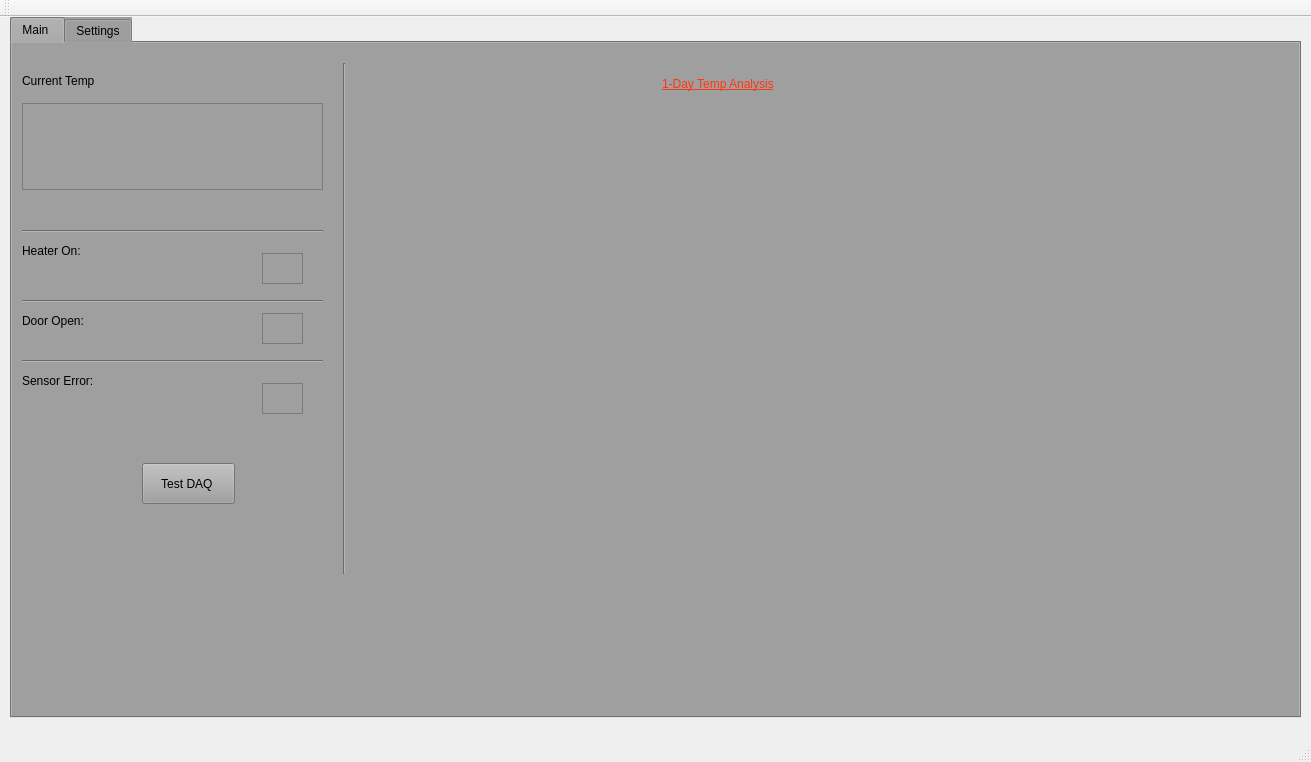
<?xml version="1.0" encoding="UTF-8"?>
<ui version="4.0">
 <class>MainWindow</class>
 <widget class="QMainWindow" name="MainWindow">
  <property name="geometry">
   <rect>
    <x>0</x>
    <y>0</y>
    <width>1311</width>
    <height>762</height>
   </rect>
  </property>
  <property name="windowTitle">
   <string>MainWindow</string>
  </property>
  <widget class="QWidget" name="centralWidget">
   <widget class="QTabWidget" name="tabWidget">
    <property name="geometry">
     <rect>
      <x>10</x>
      <y>0</y>
      <width>1291</width>
      <height>701</height>
     </rect>
    </property>
    <property name="styleSheet">
     <string notr="true">background-color: rgb(159, 159, 159);</string>
    </property>
    <property name="currentIndex">
     <number>0</number>
    </property>
    <widget class="QWidget" name="tab">
     <attribute name="title">
      <string>Main </string>
     </attribute>
     <widget class="QCustomPlot" name="qplot" native="true">
      <property name="geometry">
       <rect>
        <x>370</x>
        <y>70</y>
        <width>871</width>
        <height>481</height>
       </rect>
      </property>
     </widget>
     <widget class="QLabel" name="label">
      <property name="geometry">
       <rect>
        <x>10</x>
        <y>30</y>
        <width>91</width>
        <height>16</height>
       </rect>
      </property>
      <property name="text">
       <string>Current Temp</string>
      </property>
     </widget>
     <widget class="QPlainTextEdit" name="CurrentTemp">
      <property name="geometry">
       <rect>
        <x>10</x>
        <y>60</y>
        <width>301</width>
        <height>87</height>
       </rect>
      </property>
     </widget>
     <widget class="Line" name="line">
      <property name="geometry">
       <rect>
        <x>10</x>
        <y>180</y>
        <width>301</width>
        <height>16</height>
       </rect>
      </property>
      <property name="orientation">
       <enum>Qt::Horizontal</enum>
      </property>
     </widget>
     <widget class="QLabel" name="label_2">
      <property name="geometry">
       <rect>
        <x>10</x>
        <y>200</y>
        <width>91</width>
        <height>16</height>
       </rect>
      </property>
      <property name="text">
       <string>Heater On:</string>
      </property>
     </widget>
     <widget class="QLabel" name="label_3">
      <property name="geometry">
       <rect>
        <x>10</x>
        <y>270</y>
        <width>91</width>
        <height>16</height>
       </rect>
      </property>
      <property name="text">
       <string>Door Open:</string>
      </property>
     </widget>
     <widget class="QLabel" name="label_4">
      <property name="geometry">
       <rect>
        <x>10</x>
        <y>330</y>
        <width>91</width>
        <height>16</height>
       </rect>
      </property>
      <property name="text">
       <string>Sensor Error:</string>
      </property>
     </widget>
     <widget class="QTextEdit" name="H_ON">
      <property name="geometry">
       <rect>
        <x>250</x>
        <y>210</y>
        <width>41</width>
        <height>31</height>
       </rect>
      </property>
     </widget>
     <widget class="QTextEdit" name="D_OPEN">
      <property name="geometry">
       <rect>
        <x>250</x>
        <y>270</y>
        <width>41</width>
        <height>31</height>
       </rect>
      </property>
     </widget>
     <widget class="QTextEdit" name="textEdit_3">
      <property name="geometry">
       <rect>
        <x>250</x>
        <y>340</y>
        <width>41</width>
        <height>31</height>
       </rect>
      </property>
     </widget>
     <widget class="Line" name="line_2">
      <property name="geometry">
       <rect>
        <x>10</x>
        <y>250</y>
        <width>301</width>
        <height>16</height>
       </rect>
      </property>
      <property name="orientation">
       <enum>Qt::Horizontal</enum>
      </property>
     </widget>
     <widget class="Line" name="line_3">
      <property name="geometry">
       <rect>
        <x>10</x>
        <y>310</y>
        <width>301</width>
        <height>16</height>
       </rect>
      </property>
      <property name="orientation">
       <enum>Qt::Horizontal</enum>
      </property>
     </widget>
     <widget class="Line" name="line_4">
      <property name="geometry">
       <rect>
        <x>322</x>
        <y>20</y>
        <width>21</width>
        <height>511</height>
       </rect>
      </property>
      <property name="orientation">
       <enum>Qt::Vertical</enum>
      </property>
     </widget>
     <widget class="QLabel" name="label_10">
      <property name="geometry">
       <rect>
        <x>650</x>
        <y>10</y>
        <width>291</width>
        <height>61</height>
       </rect>
      </property>
      <property name="styleSheet">
       <string notr="true">font: 18pt &quot;MS Shell Dlg 2&quot;;
color: rgb(255, 54, 14);
text-decoration: underline;
</string>
      </property>
      <property name="text">
       <string>1-Day Temp Analysis</string>
      </property>
     </widget>
     <widget class="QPushButton" name="pushButton">
      <property name="geometry">
       <rect>
        <x>130</x>
        <y>420</y>
        <width>93</width>
        <height>41</height>
       </rect>
      </property>
      <property name="text">
       <string>Test DAQ </string>
      </property>
     </widget>
    </widget>
    <widget class="QWidget" name="tab_2">
     <attribute name="title">
      <string>Settings</string>
     </attribute>
     <widget class="QPlainTextEdit" name="Directory_txt">
      <property name="enabled">
       <bool>true</bool>
      </property>
      <property name="geometry">
       <rect>
        <x>180</x>
        <y>90</y>
        <width>221</width>
        <height>31</height>
       </rect>
      </property>
      <property name="acceptDrops">
       <bool>false</bool>
      </property>
      <property name="styleSheet">
       <string notr="true">color: rgb(255, 255, 255);
alternate-background-color: rgb(255, 255, 255);</string>
      </property>
     </widget>
     <widget class="QLabel" name="label_5">
      <property name="geometry">
       <rect>
        <x>20</x>
        <y>80</y>
        <width>111</width>
        <height>51</height>
       </rect>
      </property>
      <property name="styleSheet">
       <string notr="true">font: 14pt &quot;MS Shell Dlg 2&quot;;</string>
      </property>
      <property name="text">
       <string>Directory :</string>
      </property>
     </widget>
     <widget class="QPlainTextEdit" name="Report_name">
      <property name="enabled">
       <bool>true</bool>
      </property>
      <property name="geometry">
       <rect>
        <x>180</x>
        <y>140</y>
        <width>221</width>
        <height>31</height>
       </rect>
      </property>
      <property name="acceptDrops">
       <bool>false</bool>
      </property>
      <property name="styleSheet">
       <string notr="true">color: rgb(255, 255, 255);
alternate-background-color: rgb(255, 255, 255);</string>
      </property>
     </widget>
     <widget class="QLabel" name="label_6">
      <property name="geometry">
       <rect>
        <x>20</x>
        <y>130</y>
        <width>131</width>
        <height>51</height>
       </rect>
      </property>
      <property name="styleSheet">
       <string notr="true">font: 14pt &quot;MS Shell Dlg 2&quot;;</string>
      </property>
      <property name="text">
       <string>Current File:</string>
      </property>
     </widget>
     <widget class="Line" name="line_5">
      <property name="geometry">
       <rect>
        <x>20</x>
        <y>60</y>
        <width>1241</width>
        <height>16</height>
       </rect>
      </property>
      <property name="orientation">
       <enum>Qt::Horizontal</enum>
      </property>
     </widget>
     <widget class="Line" name="line_6">
      <property name="geometry">
       <rect>
        <x>623</x>
        <y>80</y>
        <width>20</width>
        <height>481</height>
       </rect>
      </property>
      <property name="orientation">
       <enum>Qt::Vertical</enum>
      </property>
     </widget>
     <widget class="QPlainTextEdit" name="S1GAIN">
      <property name="enabled">
       <bool>true</bool>
      </property>
      <property name="geometry">
       <rect>
        <x>850</x>
        <y>90</y>
        <width>91</width>
        <height>31</height>
       </rect>
      </property>
      <property name="acceptDrops">
       <bool>false</bool>
      </property>
      <property name="styleSheet">
       <string notr="true">color: rgb(255, 255, 255);
alternate-background-color: rgb(255, 255, 255);</string>
      </property>
     </widget>
     <widget class="QLabel" name="label_7">
      <property name="geometry">
       <rect>
        <x>660</x>
        <y>80</y>
        <width>161</width>
        <height>51</height>
       </rect>
      </property>
      <property name="styleSheet">
       <string notr="true">font: 14pt &quot;MS Shell Dlg 2&quot;;</string>
      </property>
      <property name="text">
       <string>Sensor 1 Gain: </string>
      </property>
     </widget>
     <widget class="QPlainTextEdit" name="S2GAIN">
      <property name="enabled">
       <bool>true</bool>
      </property>
      <property name="geometry">
       <rect>
        <x>850</x>
        <y>140</y>
        <width>91</width>
        <height>31</height>
       </rect>
      </property>
      <property name="acceptDrops">
       <bool>false</bool>
      </property>
      <property name="styleSheet">
       <string notr="true">color: rgb(255, 255, 255);
alternate-background-color: rgb(255, 255, 255);</string>
      </property>
     </widget>
     <widget class="QLabel" name="label_8">
      <property name="geometry">
       <rect>
        <x>660</x>
        <y>130</y>
        <width>161</width>
        <height>51</height>
       </rect>
      </property>
      <property name="styleSheet">
       <string notr="true">font: 14pt &quot;MS Shell Dlg 2&quot;;</string>
      </property>
      <property name="text">
       <string>Sensor 2 Gain: </string>
      </property>
     </widget>
     <widget class="QPlainTextEdit" name="S3GAIN">
      <property name="enabled">
       <bool>true</bool>
      </property>
      <property name="geometry">
       <rect>
        <x>850</x>
        <y>190</y>
        <width>91</width>
        <height>31</height>
       </rect>
      </property>
      <property name="acceptDrops">
       <bool>false</bool>
      </property>
      <property name="styleSheet">
       <string notr="true">color: rgb(255, 255, 255);
alternate-background-color: rgb(255, 255, 255);</string>
      </property>
     </widget>
     <widget class="QLabel" name="label_9">
      <property name="geometry">
       <rect>
        <x>660</x>
        <y>180</y>
        <width>161</width>
        <height>51</height>
       </rect>
      </property>
      <property name="styleSheet">
       <string notr="true">font: 14pt &quot;MS Shell Dlg 2&quot;;</string>
      </property>
      <property name="text">
       <string>Sensor 3 Gain: </string>
      </property>
     </widget>
     <widget class="QPushButton" name="browse">
      <property name="geometry">
       <rect>
        <x>520</x>
        <y>80</y>
        <width>93</width>
        <height>41</height>
       </rect>
      </property>
      <property name="text">
       <string>Browse</string>
      </property>
     </widget>
     <widget class="QPushButton" name="Change">
      <property name="geometry">
       <rect>
        <x>520</x>
        <y>130</y>
        <width>93</width>
        <height>41</height>
       </rect>
      </property>
      <property name="text">
       <string>Change</string>
      </property>
     </widget>
     <widget class="Line" name="line_7">
      <property name="geometry">
       <rect>
        <x>20</x>
        <y>210</y>
        <width>591</width>
        <height>16</height>
       </rect>
      </property>
      <property name="orientation">
       <enum>Qt::Horizontal</enum>
      </property>
     </widget>
     <widget class="QLabel" name="label_11">
      <property name="geometry">
       <rect>
        <x>20</x>
        <y>230</y>
        <width>161</width>
        <height>31</height>
       </rect>
      </property>
      <property name="styleSheet">
       <string notr="true">font: 14pt &quot;MS Shell Dlg 2&quot;;</string>
      </property>
      <property name="text">
       <string>Event Log:</string>
      </property>
     </widget>
     <widget class="QLabel" name="label_12">
      <property name="geometry">
       <rect>
        <x>650</x>
        <y>230</y>
        <width>221</width>
        <height>51</height>
       </rect>
      </property>
      <property name="styleSheet">
       <string notr="true">font: 14pt &quot;MS Shell Dlg 2&quot;;</string>
      </property>
      <property name="text">
       <string># of Averages/Min:</string>
      </property>
     </widget>
     <widget class="QComboBox" name="AVGMIN">
      <property name="geometry">
       <rect>
        <x>850</x>
        <y>240</y>
        <width>91</width>
        <height>31</height>
       </rect>
      </property>
      <item>
       <property name="text">
        <string>5</string>
       </property>
      </item>
      <item>
       <property name="text">
        <string>10</string>
       </property>
      </item>
      <item>
       <property name="text">
        <string>15</string>
       </property>
      </item>
      <item>
       <property name="text">
        <string>20</string>
       </property>
      </item>
     </widget>
     <widget class="QLabel" name="label_14">
      <property name="geometry">
       <rect>
        <x>990</x>
        <y>80</y>
        <width>161</width>
        <height>51</height>
       </rect>
      </property>
      <property name="styleSheet">
       <string notr="true">font: 14pt &quot;MS Shell Dlg 2&quot;;</string>
      </property>
      <property name="text">
       <string>Sensor  Units: </string>
      </property>
     </widget>
     <widget class="QComboBox" name="SENUNITS">
      <property name="geometry">
       <rect>
        <x>1170</x>
        <y>90</y>
        <width>91</width>
        <height>31</height>
       </rect>
      </property>
      <item>
       <property name="text">
        <string>K</string>
       </property>
      </item>
      <item>
       <property name="text">
        <string>C</string>
       </property>
      </item>
      <item>
       <property name="text">
        <string>F</string>
       </property>
      </item>
     </widget>
     <widget class="QTextEdit" name="EventLog">
      <property name="geometry">
       <rect>
        <x>20</x>
        <y>270</y>
        <width>601</width>
        <height>271</height>
       </rect>
      </property>
     </widget>
    </widget>
   </widget>
  </widget>
  <widget class="QMenuBar" name="menuBar">
   <property name="geometry">
    <rect>
     <x>0</x>
     <y>0</y>
     <width>1311</width>
     <height>26</height>
    </rect>
   </property>
  </widget>
  <widget class="QToolBar" name="mainToolBar">
   <attribute name="toolBarArea">
    <enum>TopToolBarArea</enum>
   </attribute>
   <attribute name="toolBarBreak">
    <bool>false</bool>
   </attribute>
  </widget>
  <widget class="QStatusBar" name="statusBar"/>
 </widget>
 <layoutdefault spacing="6" margin="11"/>
 <customwidgets>
  <customwidget>
   <class>QCustomPlot</class>
   <extends>QWidget</extends>
   <header>qcustomplot.h</header>
   <container>1</container>
  </customwidget>
 </customwidgets>
 <resources/>
 <connections/>
</ui>
